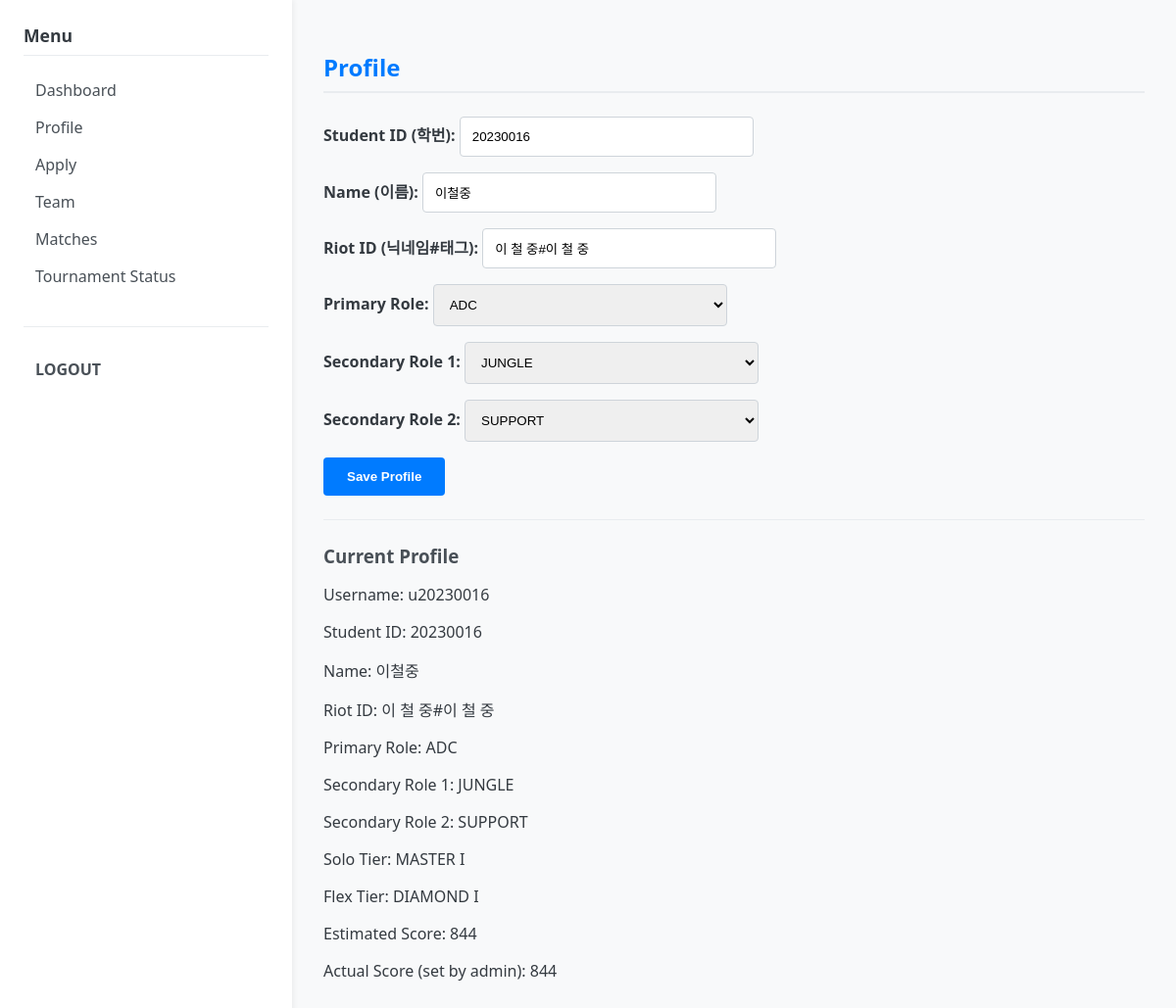
Page /user/profile (signed in) on the earlier database version.
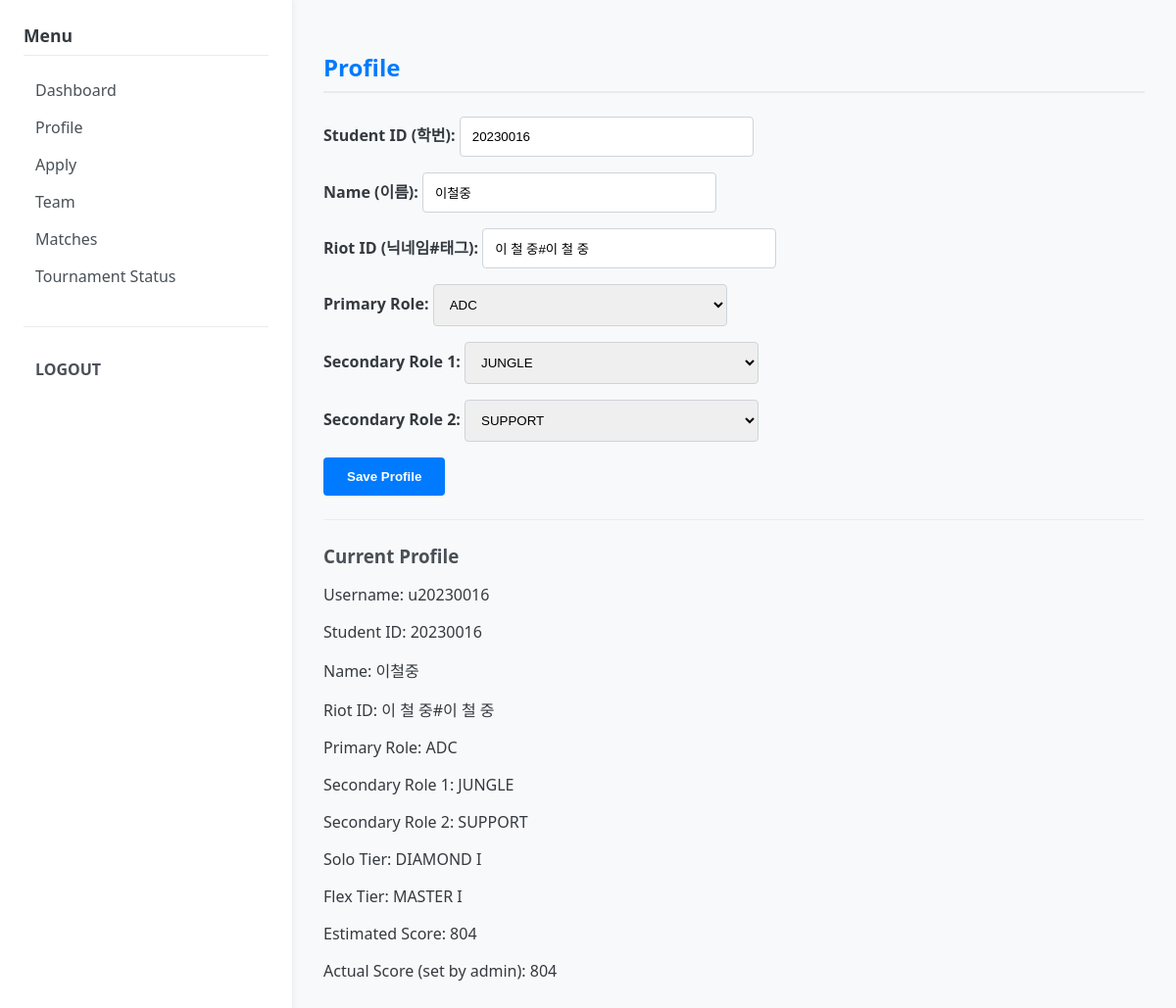
Same page on the later database version.
### models.py (models this page shows)
class User(db.Model):
    __tablename__ = "users"
    id = db.Column(db.Integer, primary_key=True)
    username = db.Column(db.String(64), unique=True, nullable=False)
    password_hash = db.Column(db.String(128), nullable=False)
    role = db.Column(db.String(50), default="USER")  # USER, ADMIN
    approval_status = db.Column(db.String(16), default="PENDING") # PENDING, APPROVED, REJECTED
    student_id = db.Column(db.String(20))      # 학번
    real_name = db.Column(db.String(64))       # 이름
    summoner_riot_id = db.Column(db.String(64))  # "닉네임#태그" 형식 (예: Clyde00#KR1)
    puuid = db.Column(db.String(128))
    tier = db.Column(db.String(32))
    solo_tier = db.Column(db.String(32))  # 예: "PLATINUM IV"
    flex_tier = db.Column(db.String(32))  # 예: "GOLD III"
    actual_score = db.Column(db.Integer)  # 관리자 입력 실제 점수
    primary_role = db.Column(db.String(16))
    secondary_role1 = db.Column(db.String(16))
    secondary_role2 = db.Column(db.String(16))
    created_at = db.Column(db.DateTime, default=datetime.utcnow)
    participants = db.relationship("Participant", back_populates="user")

### app.py (the view, shortened to what this page needs)
@app.route("/user/profile", methods=["GET", "POST"])
@login_required(role="USER")
def user_profile():
    user = current_user()
    return render_template("user/profile.html", user=user)

### app.py (called while the page is built)
def current_user():
    user_id = session.get("user_id")
    if not user_id:
        return None
    user = User.query.get(user_id)
    return user

def login_required(role=None):
    def decorator(fn):
        from functools import wraps
        @wraps(fn)
        def wrapper(*args, **kwargs):
            user = current_user()
            active_role = session.get("role")
            if not user or not active_role:
                return redirect(url_for("login_page"))
            if role and active_role != role:
                flash("Permission denied. You are logged in as " + active_role + ".")
                return redirect(url_for("login_page"))
            return fn(*args, **kwargs)
        return wrapper
    return decorator

@app.context_processor
def inject_helpers():
    return dict(
        calculate_estimated_score=calculate_estimated_score,
        get_user_score=get_user_score,
        get_member_weighted_score=get_member_weighted_score,
    )

### templates/user/profile.html (shortened to what this page needs)
{% extends "base.html" %}
{% block content %}
<h2>Profile</h2>
<form action="{{ url_for('user_profile') }}" method="post">
    <div>
        <label>Student ID (학번):
            <input type="text" name="student_id" value="{{ user.student_id or '' }}">
        </label>
    </div>
    <div>
        <label>Name (이름):
            <input type="text" name="real_name" value="{{ user.real_name or '' }}">
        </label>
    </div>
    <div>
        <label>Riot ID (닉네임#태그):
            <input type="text" name="riot_id" value="{{ user.summoner_riot_id or '' }}">
        </label>
    </div>
    <div>
        <label>Primary Role:
            <select name="primary_role">
                {% for r in ["TOP","JUNGLE","MID","ADC","SUPPORT"] %}
                    <option value="{{ r }}" {% if user.primary_role == r %}selected{% endif %}>{{ r }}</option>
                {% endfor %}
            </select>
        </label>
    </div>
    <div>
        <label>Secondary Role 1:
            <select name="secondary_role1">
                {% for r in ["TOP","JUNGLE","MID","ADC","SUPPORT"] %}
                    <option value="{{ r }}" {% if user.secondary_role1 == r %}selected{% endif %}>{{ r }}</option>
                {% endfor %}
            </select>
        </label>
    </div>
    <div>
        <label>Secondary Role 2:
            <select name="secondary_role2">
                {% for r in ["TOP","JUNGLE","MID","ADC","SUPPORT"] %}
                    <option value="{{ r }}" {% if user.secondary_role2 == r %}selected{% endif %}>{{ r }}</option>
                {% endfor %}
            </select>
        </label>
    </div>
    <div style="margin-top: 1rem;">
        <button type="submit">Save Profile</button>
    </div>
</form>
<hr>
<h3>Current Profile</h3>
<p>Username: {{ user.username }}</p>
<p>Student ID: {{ user.student_id or "-" }}</p>
<p>Name: {{ user.real_name or "-" }}</p>
<p>Riot ID: {{ user.summoner_riot_id or "-" }}</p>
<p>Primary Role: {{ user.primary_role or "-" }}</p>
<p>Secondary Role 1: {{ user.secondary_role1 or "-" }}</p>
<p>Secondary Role 2: {{ user.secondary_role2 or "-" }}</p>
<p>Solo Tier: {{ user.solo_tier or "No data" }}</p>
<p>Flex Tier: {{ user.flex_tier or "No data" }}</p>
<p>Estimated Score: {{ calculate_estimated_score(user) or "No score (unranked)" }}</p>
<p>Actual Score (set by admin): {{ user.actual_score if user.actual_score is not none else "Not set" }}</p>
{% endblock %}

Differences in the rows shown:
changed User "이철중": solo_tier "MASTER I" → "DIAMOND I"; flex_tier "DIAMOND I" → "MASTER I"; solo_tier+flex_tier "844" → "804"; actual_score "844" → "804"
